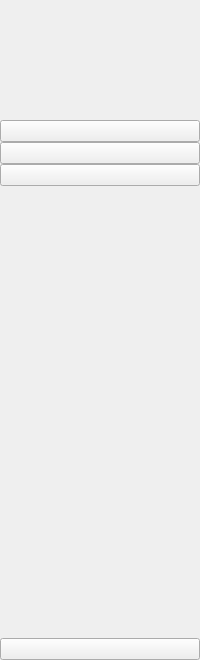
     <widget class="QWidget" name="icon_only_widget" native="true">
      <property name="minimumSize">
       <size>
        <width>70</width>
        <height>0</height>
       </size>
      </property>
      <property name="baseSize">
       <size>
        <width>0</width>
        <height>0</height>
       </size>
      </property>
      <layout class="QVBoxLayout" name="verticalLayout_3">
       <property name="spacing">
        <number>0</number>
       </property>
       <property name="leftMargin">
        <number>0</number>
       </property>
       <property name="topMargin">
        <number>0</number>
       </property>
       <property name="rightMargin">
        <number>0</number>
       </property>
       <property name="bottomMargin">
        <number>0</number>
       </property>
       <item>
        <layout class="QHBoxLayout" name="horizontalLayout_2">
         <item>
          <widget class="QLabel" name="label">
           <property name="minimumSize">
            <size>
             <width>50</width>
             <height>50</height>
            </size>
           </property>
           <property name="maximumSize">
            <size>
             <width>50</width>
             <height>50</height>
            </size>
           </property>
           <property name="text">
            <string/>
           </property>
           <property name="pixmap">
            <pixmap resource="resource.qrc">:/icons/icons/h.ico</pixmap>
           </property>
           <property name="scaledContents">
            <bool>true</bool>
           </property>
          </widget>
         </item>
        </layout>
       </item>
       <item>
        <layout class="QVBoxLayout" name="verticalLayout">
         <item>
          <spacer name="verticalSpacer_6">
           <property name="orientation">
            <enum>Qt::Vertical</enum>
           </property>
           <property name="sizeHint" stdset="0">
            <size>
             <width>20</width>
             <height>70</height>
            </size>
           </property>
          </spacer>
         </item>
         <item>
          <widget class="QPushButton" name="home_btn_1">
           <property name="text">
            <string/>
           </property>
           <property name="icon">
            <iconset resource="resource.qrc">
             <normaloff>:/icons/icons/home.ico</normaloff>:/icons/icons/home.ico</iconset>
           </property>
           <property name="iconSize">
            <size>
             <width>30</width>
             <height>30</height>
            </size>
           </property>
           <property name="checkable">
            <bool>true</bool>
           </property>
           <property name="autoExclusive">
            <bool>true</bool>
           </property>
          </widget>
         </item>
         <item>
          <widget class="QPushButton" name="statistic_btn_1">
           <property name="text">
            <string/>
           </property>
           <property name="icon">
            <iconset resource="resource.qrc">
             <normaloff>:/icons/icons/graph.ico</normaloff>:/icons/icons/graph.ico</iconset>
           </property>
           <property name="iconSize">
            <size>
             <width>30</width>
             <height>30</height>
            </size>
           </property>
           <property name="checkable">
            <bool>true</bool>
           </property>
           <property name="autoExclusive">
            <bool>true</bool>
           </property>
          </widget>
         </item>
         <item>
          <widget class="QPushButton" name="settings_btn_1">
           <property name="text">
            <string/>
           </property>
           <property name="icon">
            <iconset>
             <normaloff>:/icons/icons/profile.ico</normaloff>:/icons/icons/profile.ico</iconset>
           </property>
           <property name="iconSize">
            <size>
             <width>30</width>
             <height>30</height>
            </size>
           </property>
           <property name="checkable">
            <bool>true</bool>
           </property>
           <property name="autoExclusive">
            <bool>true</bool>
           </property>
          </widget>
         </item>
        </layout>
       </item>
       <item>
        <spacer name="verticalSpacer">
         <property name="orientation">
          <enum>Qt::Vertical</enum>
         </property>
         <property name="sizeHint" stdset="0">
          <size>
           <width>20</width>
           <height>452</height>
          </size>
         </property>
        </spacer>
       </item>
       <item>
        <widget class="QPushButton" name="exit_btn_1">
         <property name="text">
          <string/>
         </property>
         <property name="icon">
          <iconset resource="resource.qrc">
           <normaloff>:/icons/icons/exit.ico</normaloff>:/icons/icons/exit.ico</iconset>
         </property>
         <property name="iconSize">
          <size>
           <width>30</width>
           <height>30</height>
          </size>
         </property>
         <property name="checkable">
          <bool>true</bool>
         </property>
         <property name="autoExclusive">
          <bool>true</bool>
         </property>
        </widget>
       </item>
      </layout>
     </widget>
